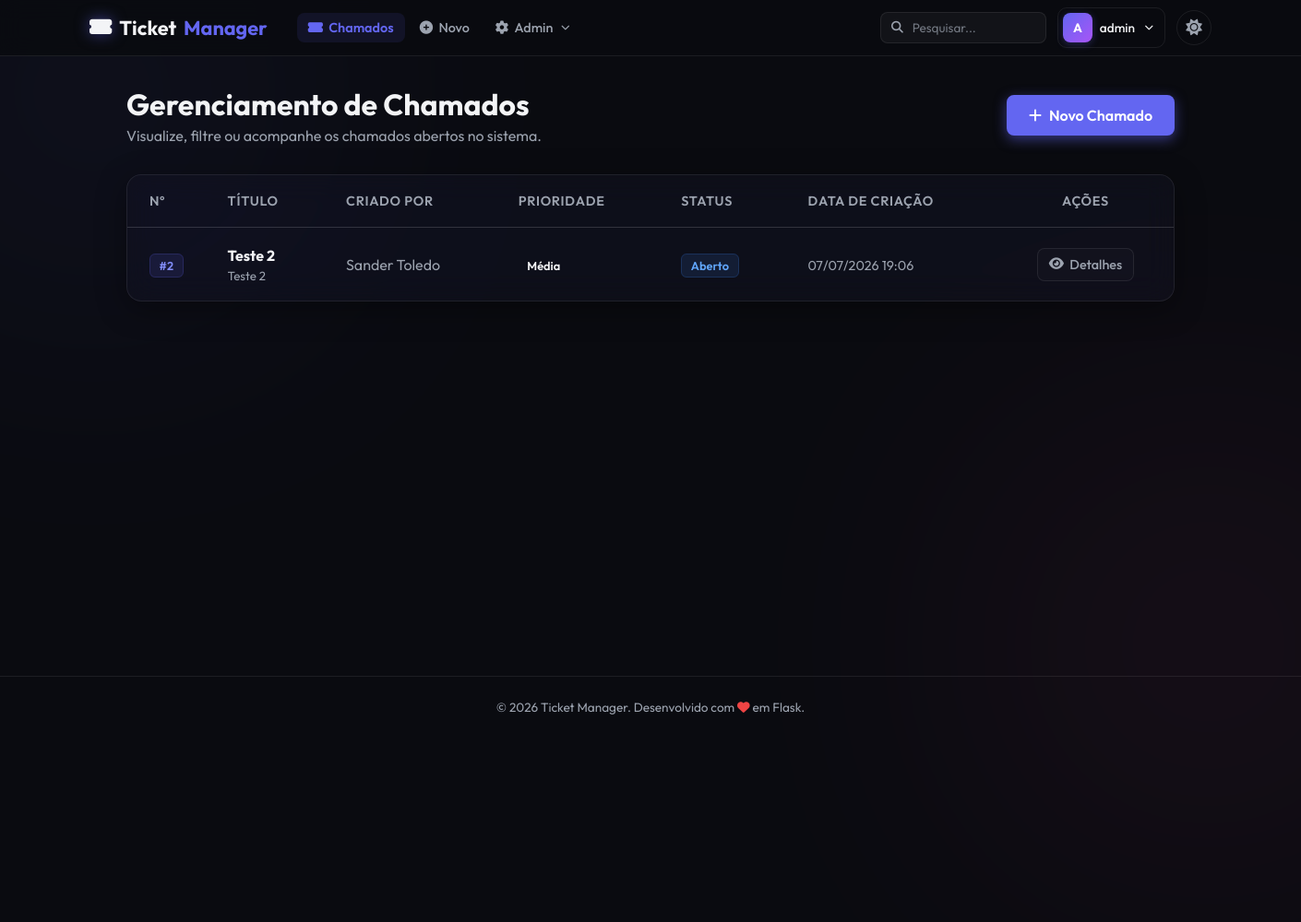
/tickets (signed in), run on the app's committed database.
### models.py (models this page shows, shortened)
class Chamado(db.Model):
    __tablename__ = "chamados"
    id = db.Column(db.Integer, primary_key=True)
    titulo = db.Column(db.String(100), nullable=False)
    descricao = db.Column(db.Text, nullable=False)
    prioridade = db.Column(db.String(20), nullable=False, default="Média")  # Baixa, Média, Alta
    status = db.Column(db.String(20), nullable=False, default="Aberto")  # Aberto, Em Andamento, Resolvido, Fechado
    data_criacao = db.Column(db.DateTime, nullable=False, default=db.func.now())
    usuario_id = db.Column(db.Integer, db.ForeignKey("usuarios.id"), nullable=False)
    usuario = db.relationship("Usuario", backref=db.backref("chamados", lazy=True))
    categoria_id = db.Column(db.Integer, db.ForeignKey("categorias.id"), nullable=True)
    categoria = db.relationship("Categoria", backref=db.backref("chamados", lazy=True))

class Usuario(db.Model):
    __tablename__ = "usuarios"
    id = db.Column(db.Integer, primary_key=True)
    nome = db.Column(db.String(50), nullable=False)
    sobrenome = db.Column(db.String(50), nullable=False)
    email = db.Column(db.String(120), unique=True, nullable=False)
    username = db.Column(db.String(50), unique=True, nullable=False)
    senha = db.Column(db.String(255), nullable=False)
    cidade_id = db.Column(db.Integer, db.ForeignKey("cidades.id"), nullable=True)
    cidade = db.relationship("Cidade", backref=db.backref("usuarios", lazy=True))
    perfis = db.relationship("Perfil", backref="usuario", lazy=True, cascade="all, delete-orphan")
    @property
    def tipo_perfil(self):
        if self.perfis:
            return self.perfis[0].tipo_perfil
        return "Cliente"

### app.py (the view)
@app.route('/tickets')
@login_required
def list_tickets():
    return controllers.list_tickets_controller()

### app.py (called while the page is built)
def login_required(f):
    @wraps(f)
    def decorated_function(*args, **kwargs):
        if 'user_id' not in session:
            flash('Você precisa fazer login para acessar esta página.', 'danger')
            return redirect(url_for('login'))
        return f(*args, **kwargs)
    return decorated_function

### controllers.py (called while the page is built)
def list_tickets_controller():
    usuario = Usuario.query.get(session.get('user_id'))
    if usuario and usuario.tipo_perfil == 'Cliente':
        chamados = Chamado.query.filter_by(usuario_id=usuario.id).filter(Chamado.status != 'Fechado').all()
    else:
        chamados = Chamado.query.filter(Chamado.status != 'Fechado').all()
    return render_template('tickets.html', chamados=chamados)

### templates/tickets.html (shortened to what this page needs)
{% extends 'base.html' %}
{% block content %}
<div class="container">
    <div class="page-header">
        <div>
            <h1>Gerenciamento de Chamados</h1>
            <p class="subtitle">Visualize, filtre ou acompanhe os chamados abertos no sistema.</p>
        </div>
        <a href="{{ url_for('create_ticket') }}" class="btn-primary">
            <i class="fa-solid fa-plus"></i> Novo Chamado
        </a>
    </div>
    <div class="glass-card table-responsive">
        <table class="data-table">
            <thead>
                <tr>
                    <th style="width: 80px;">Nº</th>
                    <th>Título</th>
                    <th>Criado por</th>
                    <th>Prioridade</th>
                    <th>Status</th>
                    <th>Data de Criação</th>
                    <th class="text-center">Ações</th>
                </tr>
            </thead>
            <tbody>
                {% for chamado in chamados %}
                    <tr>
                        <td data-label="Nº">
                            <span class="badge badge-username">#{{ chamado.id }}</span>
                        </td>
                        <td data-label="Título">
                            <div style="display: flex; flex-direction: column; gap: 0.25rem; text-align: left; width: 100%;">
                                <div style="display: flex; align-items: center; gap: 0.5rem; flex-wrap: wrap;">
                                    <strong style="color: var(--text-primary);">{{ chamado.titulo }}</strong>
                                </div>
                                <small style="color: var(--text-secondary); max-width: 300px; display: inline-block; white-space: nowrap; overflow: hidden; text-overflow: ellipsis;" title="{{ chamado.descricao }}">
                                    {{ chamado.descricao }}
                                </small>
                            </div>
                        </td>
                        <td data-label="Criado por">
                            <span style="color: var(--text-secondary);">{{ chamado.usuario.nome }} {{ chamado.usuario.sobrenome }}</span>
                        </td>
                        <td data-label="Prioridade">
                            <span class="badge badge-{{ chamado.prioridade | lower }}">{{ chamado.prioridade }}</span>
                        </td>
                        <td data-label="Status">
                            {% set status_class = chamado.status.lower().replace(' ', '') %}
                            <span class="badge badge-{{ status_class }}">{{ chamado.status }}</span>
                        </td>
                        <td data-label="Data">
                            <span style="color: var(--text-secondary); font-size: 0.9rem;">
                                {{ chamado.data_criacao.strftime('%d/%m/%Y %H:%M') }}
                            </span>
                        </td>
                        <td data-label="Ações">
                            <div class="action-buttons">
                                <a href="{{ url_for('ticket_details', ticket_id=chamado.id) }}" class="btn-action btn-edit" title="Ver Detalhes/Responder">
                                    <i class="fa-solid fa-eye"></i> Detalhes
                                </a>
                            </div>
                        </td>
                    </tr>
                {% endfor %}
            </tbody>
        </table>
    </div>
</div>
{% endblock %}

### static/css/style.css (style rules this page uses)
:root { --bg-dark: #0a0b10; --bg-sidebar: rgba(10, 11, 16, 0.85); --bg-card: rgba(20, 22, 35, 0.45); --border-color: rgba(255, 255, 255, 0.08); --border-glow: rgba(99, 102, 241, 0.2); --text-primary: #f3f4f6; --text-secondary: #9ca3af; --primary: #6366f1; --primary-hover: #4f46e5; --primary-glow: rgba(99, 102, 241, 0.5); --secondary: #4b5563; --secondary-hover: #374151; --danger: #ef4444; --danger-hover: #dc2626; --danger-glow: rgba(239, 68, 68, 0.3); --success: #10b981; --success-glow: rgba(16, 185, 129, 0.2); --font-family: 'Outfit', sans-serif; --transition-smooth: all 0.3s cubic-bezier(0.4, 0, 0.2, 1); }
* { margin: 0; padding: 0; box-sizing: border-box; }
body { background-color: var(--bg-dark); color: var(--text-primary); font-family: var(--font-family); min-height: 100vh; display: flex; flex-direction: column; overflow-x: hidden; position: relative; transition: background-color 0.3s ease, color 0.3s ease, border-color 0.3s ease; }
a { color: var(--primary); text-decoration: none; transition: var(--transition-smooth); }
.btn-primary { display: inline-flex; align-items: center; justify-content: center; gap: 0.5rem; background-color: var(--primary); color: white; padding: 0.75rem 1.5rem; border: none; border-radius: 8px; font-size: 1rem; font-weight: 600; cursor: pointer; box-shadow: 0 4px 14px var(--primary-glow); transition: var(--transition-smooth); }
.glass-card { background: var(--bg-card); backdrop-filter: blur(16px) saturate(180%); -webkit-backdrop-filter: blur(16px) saturate(180%); border: 1px solid var(--border-color); border-radius: 16px; box-shadow: 0 8px 32px 0 rgba(0, 0, 0, 0.37); transition: var(--transition-smooth); }
.container { max-width: 1200px; margin: 2rem auto; padding: 0 2rem; flex-grow: 1; width: 100%; }
.page-header { display: flex; justify-content: space-between; align-items: center; margin-bottom: 2rem; }
.page-header h1 { font-size: 2rem; font-weight: 700; }
.subtitle { color: var(--text-secondary); margin-top: 0.25rem; }
.table-responsive { overflow-x: auto; }
.data-table { width: 100%; border-collapse: collapse; text-align: left; }
.data-table th, .data-table td { padding: 1.2rem 1.5rem; }
.data-table th { font-weight: 600; color: var(--text-secondary); border-bottom: 1px solid var(--border-color); font-size: 0.9rem; text-transform: uppercase; letter-spacing: 0.05em; }
.data-table tbody tr { border-bottom: 1px solid rgba(255, 255, 255, 0.03); transition: var(--transition-smooth); }
.data-table tbody tr:last-child { border-bottom: none; }
.badge { padding: 0.25rem 0.6rem; border-radius: 6px; font-size: 0.8rem; font-weight: 600; }
.badge-username { background-color: rgba(99, 102, 241, 0.12); color: #818cf8; border: 1px solid rgba(99, 102, 241, 0.2); }
.action-buttons { display: flex; justify-content: center; gap: 0.75rem; }
.btn-action { min-width: 36px; height: 36px; padding: 0 0.75rem; border-radius: 8px; border: 1px solid var(--border-color); background-color: rgba(255, 255, 255, 0.02); color: var(--text-secondary); display: inline-flex; align-items: center; justify-content: center; gap: 0.4rem; cursor: pointer; font-size: 0.9rem; font-weight: 500; transition: var(--transition-smooth); text-decoration: none; }
.text-center { text-align: center; }
.badge-aberto { background-color: rgba(59, 130, 246, 0.12); color: #60a5fa; border: 1px solid rgba(59, 130, 246, 0.2); }

### data on the page
Chamado: id "2", titulo "Teste 2", descricao "Teste 2", usuario.nome "Sander", usuario.sobrenome "Toledo", prioridade "Média", status "Aberto", data_criacao "07/07/2026 19:06"

### other printed values
{{ session.get('username', '?')[0] | upper }} "A"
{{ session.get('username') }} "admin"
